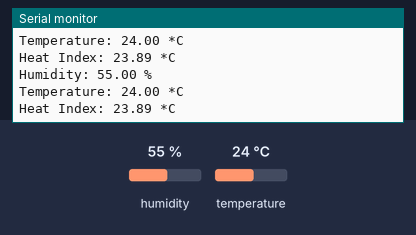
Simulated run of this sketch. Board: Arduino Uno, built with avr-gcc and run on an emulated ATmega328P. Parts: the last lines printed to the serial monitor. The inputs (shaded band) are chosen by the test bench; at power-on: humidity 55 %, temperature 24 °C.

Above: at 4.8 s.
4.9 s: humidity set to 22 %
At 7.1 s:
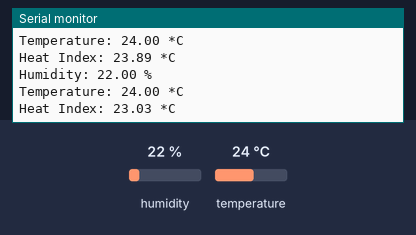
7.9 s: temperature set to 12 °C
At 8.9 s:
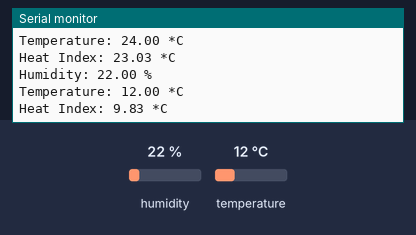
10.9 s: humidity set to 40 %
At 12.5 s:
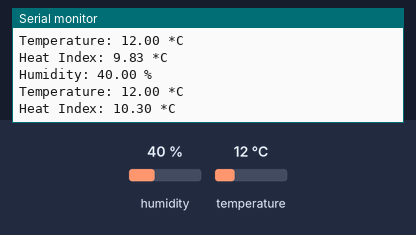
Timing chart, 0 to 14.0 s (numbered marks = the images above; inputs shaded):
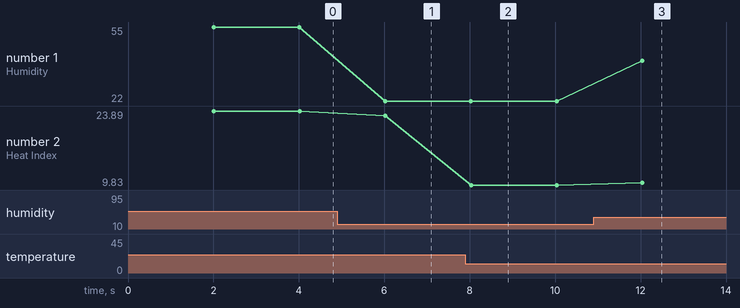

The sketch:

DHT22.ino
```cpp
/*
Author: Leon Tan

APIs, explanations and sample code for DHT22 temperature and humidity digital sensor
*/

// API: Initiate the DHT sensor
void begin();

// API: Read the relative humidity as a percentage
float readHumidity();

// API: Read the temperature in Celsius (default)
float readTemperature(bool isFahrenheit = false);

// API: Calculates the heat index based on the current temperature and humidity
float computeHeatIndex(float temperature, float humidity, bool isFahrenheit = true);

// API: Converts a temperature from Celsius to Fahrenheit
float convertCtoF(float celsius);

// API: Converts a temperature from Fahrenheit to Celsius
float convertFtoC(float fahrenheit);

// Sample Code
#include "DHT.h“ //include the library.
#define DHTPIN 4 // define the constant of the GPIO pin to use.
#define DHTTYPE DHT22 // define the type of sensor.

DHT dht(DHTPIN, DHTTYPE); // create an instance of the DHT class.

void setup() {
  Serial.begin(115200);
  dht.begin(); //initiate the sensor. Call before read the data.
}

void loop() {
  delay(2000); // wait 2 seconds.
  // Read temperature or humidity takes about 250 milliseconds.
  float humidity = dht.readHumidity();
  float temperature = dht.readTemperature();
  // Check if any reads failed and exit early (to try again).
  if (isnan(humidity) || isnan(temperature)) {
    Serial.println("Failed to read from DHT sensor!"); // handle the error
    return;
  }
  float heatIndex = dht.computeHeatIndex(temperature, humidity, false);
  Serial.print("Humidity: ");
  Serial.print(humidity);
  Serial.println(" %");
  Serial.print("Temperature: ");
  Serial.print(temperature);
  Serial.println(" *C");
  Serial.print("Heat Index: ");
  Serial.print(heatIndex);
  Serial.println(" *C");
}
```

Measured:
- after the input at 4.9 s, the serial monitor: prints a new line after 1.1 s (image 1)
- after the input at 7.9 s, the serial monitor: prints a new line after 0.13 s (image 2)
- after the input at 10.9 s, the serial monitor: prints a new line after 1.1 s (image 3)
- plotted number 1: 55 → 22 after the input at 4.9 s, 22 → 40 after the input at 10.9 s
- plotted number 2: 23.89 → 23.03 after the input at 4.9 s, 23.03 → 9.83 after the input at 7.9 s, 9.83 → 10.3 after the input at 10.9 s
